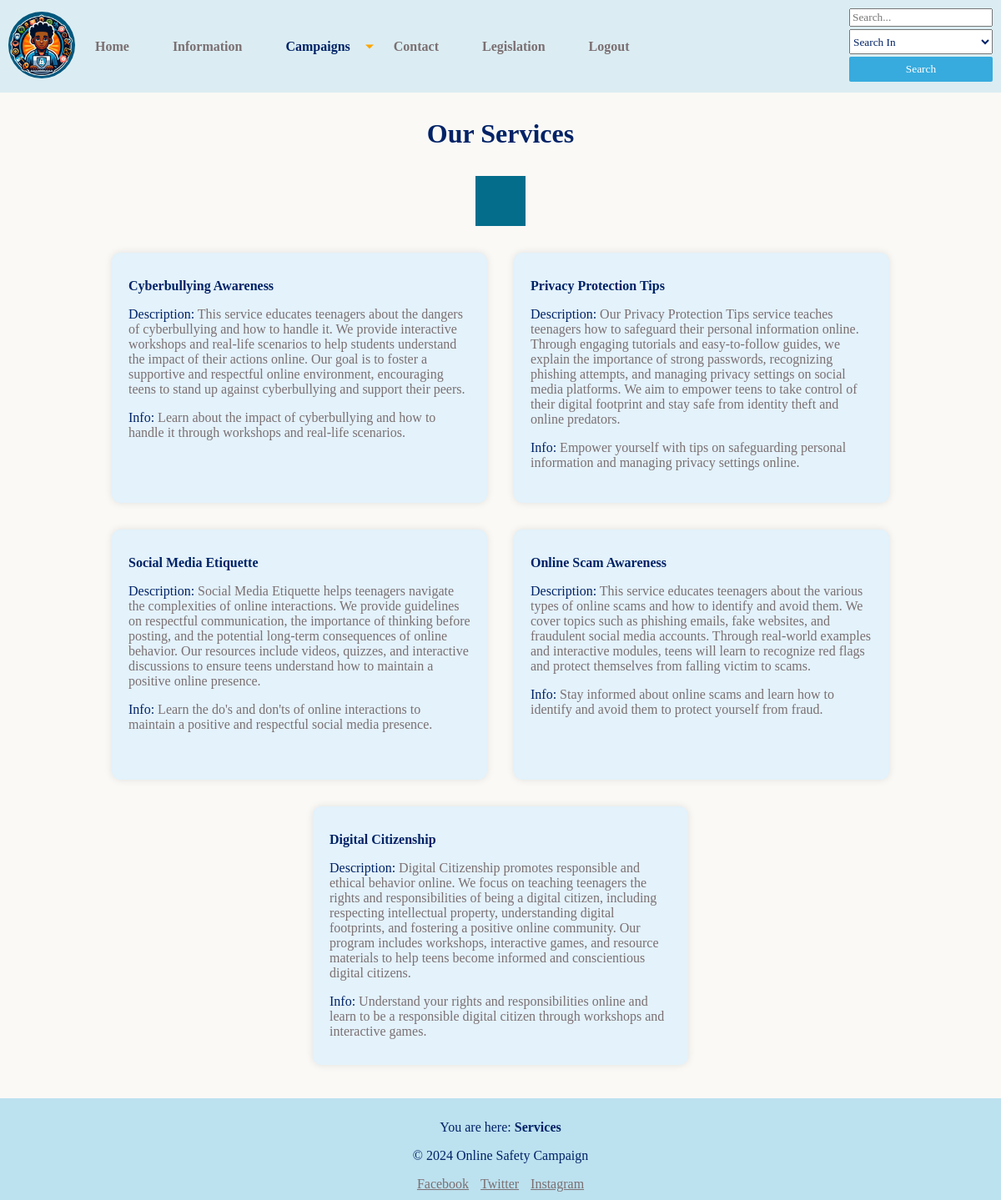
Screenshot of /social-media-campaign/service.php (signed in) with the database file from the repository.
### tables this page shows
CREATE TABLE `services` (
  `id` int(11) NOT NULL,
  `title` varchar(200) NOT NULL,
  `description` varchar(1000) NOT NULL,
  `info` varchar(1000) NOT NULL,
  `created_at` timestamp NOT NULL DEFAULT current_timestamp()
);

### social-media-campaign/Model/DataBase.php (called while the page is built, shortened)
<?php
class DataBase
{
    protected static $instance;
    public function __construct()
    {
        try {
            $this->pdo=new PDO("mysql:dbname=social_media_campaign;host=localhost","root","");
        } catch (PDOException $exception) {
            echo $exception->getMessage();
        }
    }
    public static function getInstance() : DataBase
    {
        if (!self::$instance) {
            self::$instance = new self();
        }
        return self::$instance;
    }
}

### social-media-campaign/Model/Service.php (called while the page is built, shortened)
<?php
require_once("DataBase.php");
class Service
{
    private $db;
    private $table = "services";
    public function __construct()
    {
        $this->db = DataBase::getInstance();
    }
    protected function index(string $search, int | null $limit = null) : array
    {
        $condition = $search ? "%$search%" : "%" . '' . "%";
        if(!!$limit) {
            $statement = $this->db->pdo->prepare("SELECT * FROM $this->table WHERE (title LIKE :condition OR description LIKE :condition OR info LIKE :condition) AND (title != '') LIMIT :limit");
            $statement->bindParam(":limit", $limit, PDO::PARAM_INT);
        } else {
            $statement = $this->db->pdo->prepare("SELECT * FROM $this->table WHERE (title LIKE :condition OR description LIKE :condition OR info LIKE :condition) AND (title != '')");
        }
        $statement->bindParam(":condition", $condition);
        $statement->execute();
        return $statement->fetchAll(PDO::FETCH_OBJ);
    }
}

### social-media-campaign/Controller/ServiceController.php (called while the page is built, shortened)
<?php
require_once("Model/Service.php");
class ServiceController extends Service
{
    public function searchOrGetAllServices(string $search = '', int | null $limit = null) : array
    {
        return $this->index($search, $limit);
    }
}

### social-media-campaign/service.php (the view, shortened to what this page needs)
<!DOCTYPE html>
<?php
require_once "Controller/ServiceController.php";
$serviceController = new ServiceController();
if(isset($_GET['search'])) :
  $services = $serviceController->searchOrGetAllServices($_GET['search']);
else :
  $services = $serviceController->searchOrGetAllServices();
endif;
?>
<html lang="en">
  <head>
    <link rel="stylesheet" href="./styles/style.css">
    <link rel="stylesheet" href="./styles/user/service.css">
  </head>
  <body>
    <?php require_once "layouts/nav.php"; ?>
    <header>
      <h1>Our Services</h1>
    </header>
    <div class="w-fit mx-auto">
      <div class="serviceAnimation"></div>
    </div>
    <main id="user_parent_help">
      <?php if( count($services) > 0 ) : ?>
        <section class="px-100px flex flex-wrap justify-center items-stretch gap-2rem">
          <?php foreach ($services as $item) : ?>
          <div class="w-450px bg-primary-light-blue-50-opa50 px-20px py-15px rounded-10px shadow min-h-300px">
            <div>
              <p class="text-20px font-bold"><?= $item->title ?></p>
              <p class="text-gray-2">
                <span class="text-primary-color">Description: </span><?= $item->description ?>
              </p>
              <p class="text-gray-2">
                <span class="text-primary-color">Info: </span><?= $item->info ?>
              </p>
            </div>
          </div>
          <?php endforeach; ?>
      </section>
      <?php endif; ?>
    </main>
    <?php require_once "layouts/footer.php" ?>
  </body>
</html>

### social-media-campaign/styles/user/service.css (style rules this page uses)
.serviceAnimation { width: 60px; aspect-ratio: 1; padding: 10px; box-sizing: border-box; display: grid; }
.serviceAnimation, .serviceAnimation:before, .serviceAnimation:after { --c: no-repeat linear-gradient(#046d8b 0 0); background: var(--c), var(--c), var(--c), var(--c); animation: l18-1 1.5s infinite cubic-bezier(0, 0, 1, 1), l18-2 1.5s infinite; }
.serviceAnimation:before, .serviceAnimation:after { content: ""; grid-area: 1/1; animation-timing-function: cubic-bezier(0, 0.2, 1, 1), linear; }
.serviceAnimation:after { margin: 10px; animation-timing-function: cubic-bezier(0, 0.4, 1, 1), linear; }

### social-media-campaign/styles/utilities/variable.css (style rules this page uses)
:root { --background-color: #faf9f6; --secondary-background-color: rgba(0, 150, 215, 0.25); --text-primary-dark-blue: #002266; --text-primary-dark-blue-75: rgba(0, 34, 102, 0.75); --text-primary-dark-blue-50: rgba(0, 34, 102, 0.5); --text-primary-dark-blue-25: rgba(0, 34, 102, 0.25); --text-primary-light-blue: #0096d7; --text-primary-light-blue-25: rgba(0, 150, 215, 0.25); --primary-light-blue: rgba(0, 150, 215); --primary-light-blue-75: rgba(0, 150, 215, 0.75); --primary-light-blue-50: rgba(0, 150, 215, 0.5); --primary-light-blue-50-opa50: #e3f2fb; --primary-light-blue-25: rgba(0, 150, 215, 0.25); --primary-light-blue-25-opa80: #cceaf7; --primary-light-blue-25-opa50: #dbedf2; --primary-light-blue-25-opa30: #e0ecf5; --primary-light-blue-25-opa20: #edf3f4; --gray-1: #dbdcde; --gray-2: #7b6f72; --gray-2-opa20: #e1dddc; --gray-2-50: rgba(123, 111, 114, 0.5); --gray-2-25: rgba(123, 111, 114, 0.25); --primary-light-blue: rgba(0, 150, 215, 1); --primary-red: #f10c45; }
* { cursor: url(../../assets/cursor.png), auto; color: var(--text-primary-dark-blue); font-family: Poppins; box-sizing: border-box; scroll-behavior: smooth; }
body { font-family: "Arial", sans-serif; margin: 0; padding: 0; background-color: var(--background-color); overflow: auto; scrollbar-width: none; }
html { overflow: auto; scrollbar-width: none; }

### social-media-campaign/styles/utilities/general.css (style rules this page uses)
header { text-align: center; padding: 10px; }
main { min-height: 56.8dvh; }

### social-media-campaign/styles/utilities/padding.css (style rules this page uses)
.px-100px { padding-left: 100px; padding-right: 100px; }
.px-20px { padding-left: 20px; padding-right: 20px; }
.py-15px { padding-top: 15px; padding-bottom: 15px; }

### social-media-campaign/styles/utilities/width-height.css (style rules this page uses)
.w-fit { width: fit-content; }
.w-450px { width: 450px; }
.min-h-300px { min-height: 300px; }

### social-media-campaign/styles/utilities/text.css (style rules this page uses)
.text-primary-color { color: var(--text-primary-dark-blue) !important; }
.text-gray-2 { color: var(--gray-2); }
.font-bold { font-weight: bold; }

### social-media-campaign/styles/utilities/box.css (style rules this page uses)
.rounded-10px { border-radius: 10px; }
.shadow { box-shadow: 0 0 10px rgba(0, 0, 0, 0.1); }

### social-media-campaign/styles/utilities/flex.css (style rules this page uses)
.flex { display: flex; }
.justify-center { justify-content: center; }
.items-stretch { align-items: stretch; }
.flex-wrap { flex-wrap: wrap; }

### social-media-campaign/styles/utilities/gap.css (style rules this page uses)
.gap-2rem { gap: 2rem; }

### social-media-campaign/styles/utilities/margin.css (style rules this page uses)
.mx-auto { margin-inline: auto; }

### social-media-campaign/styles/utilities/bg.css (style rules this page uses)
.bg-primary-light-blue-50-opa50 { background-color: var(--primary-light-blue-50-opa50); }

### rows the page displays
services: title "Cyberbullying Awareness", description "This service educates teenagers about the dangers of cyberbullying and how to handle it. We provide interactive workshops and real-life scenarios to help students understand the impact of their actions online. Our goal is to foster a supportive and respectful online environment, encouraging teens to stand up against cyberbullying and support their peers.", info "Learn about the impact of cyberbullying and how to handle it through workshops and real-life scenarios."
services: title "Privacy Protection Tips", description "Our Privacy Protection Tips service teaches teenagers how to safeguard their personal information online. Through engaging tutorials and easy-to-follow guides, we explain the importance of strong passwords, recognizing phishing attempts, and managing privacy settings on social media platforms. We aim to empower teens to take control of their digital footprint and stay safe from identity theft and online predators.", info "Empower yourself with tips on safeguarding personal information and managing privacy settings online."
services: title "Social Media Etiquette", description "Social Media Etiquette helps teenagers navigate the complexities of online interactions. We provide guidelines on respectful communication, the importance of thinking before posting, and the potential long-term consequences of online behavior. Our resources include videos, quizzes, and interactive discussions to ensure teens understand how to maintain a positive online presence.", info "Learn the do's and don'ts of online interactions to maintain a positive and respectful social media presence."
services: title "Online Scam Awareness", description "This service educates teenagers about the various types of online scams and how to identify and avoid them. We cover topics such as phishing emails, fake websites, and fraudulent social media accounts. Through real-world examples and interactive modules, teens will learn to recognize red flags and protect themselves from falling victim to scams.", info "Stay informed about online scams and learn how to identify and avoid them to protect yourself from fraud."
services: title "Digital Citizenship", description "Digital Citizenship promotes responsible and ethical behavior online. We focus on teaching teenagers the rights and responsibilities of being a digital citizen, including respecting intellectual property, understanding digital footprints, and fostering a positive online community. Our program includes workshops, interactive games, and resource materials to help teens become informed and conscientious digital citizens.", info "Understand your rights and responsibilities online and learn to be a responsible digital citizen through workshops and interactive games."

### other values shown
getHere($currentPage) "Services"
